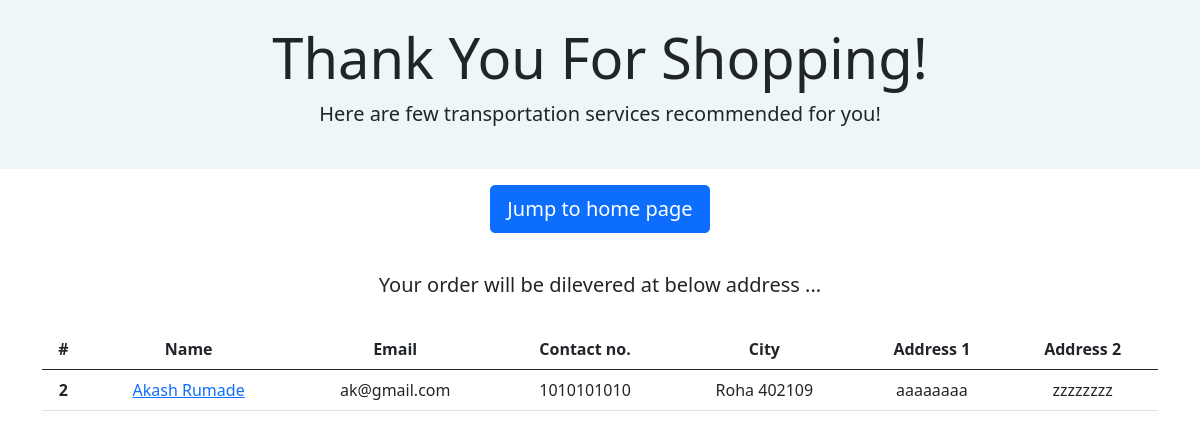
Page /transport on the committed database.
### home/models.py (models this page shows, shortened)
class Order(models.Model):
    name = models.CharField(max_length=122)
    email = models.CharField(max_length=122)
    phone = models.CharField(max_length=122)
    city = models.CharField(max_length=122)
    add1 = models.TextField()
    add2 = models.TextField()
    date = models.DateField()

### home/views.py (the view)
# urls.py: path('transport', views.Transports),
def Transports(request):
    stud = Order.objects.all()
    return render(request, "transport.html", {"stu": stud})

### home/templates/transport.html (shortened to what this page needs)
<!doctype html>
<html lang="en">
  <head>
    <link href="https://cdn.jsdelivr.net/npm/bootstrap@5.0.0-beta3/dist/css/bootstrap.min.css" rel="stylesheet">
  </head>
  <body>
        <div class="jumbotron jumbotron-fluid mb-0 py-4 px-4" style="background-color: #edf6f9">
  <div class="container text-center">
    <h1 class="display-4">Thank You For Shopping!</h1>
    <p class="lead">Here are few transportation services recommended for you!</p>
  </div>
</div>
<p class="lead text-center mt-3">
    <a class="btn btn-primary btn-lg" class="btn-block d-grid gap-2" href="index" role="button">Jump to home page</a>
  </p>
<div class="container px-4 py-4 text-center">
<h5>Your order will be dilevered at below address ...
</h5>
</div>
<div class="container">
<table class="table table-hover text-center py-4 px-4">
  <thead class="thead-dark">
    <tr>
      <th scope="col">#</th>
      <th scope="col">Name</th>
      <th scope="col">Email</th>
      <th scope="col">Contact no.</th>
      <th scope="col">City</th>
      <th scope="col">Address 1</th>
      <th scope="col">Address 2</th>
    </tr>
  </thead>
  <tbody>
  {% for st in stu%}
    <tr>
      <th scope="row">{{st.id}}</th>
      <td><a href="transport">{{st.name}}</a></td>
      <td>{{st.email}}</td>
      <td>{{st.phone}}</td>
      <td>{{st.city}}</td>
      <td>{{st.add1}}</td>
      <td>{{st.add2}}</td>
    </tr>
    {% endfor %}
  </tbody>
</table>
</div>
  </body>
</html>

### rows in the picture
Order: id "2", name "Akash Rumade", email "ak@gmail.com", phone "1010101010", city "Roha 402109", add1 "aaaaaaaa", add2 "zzzzzzzz"
